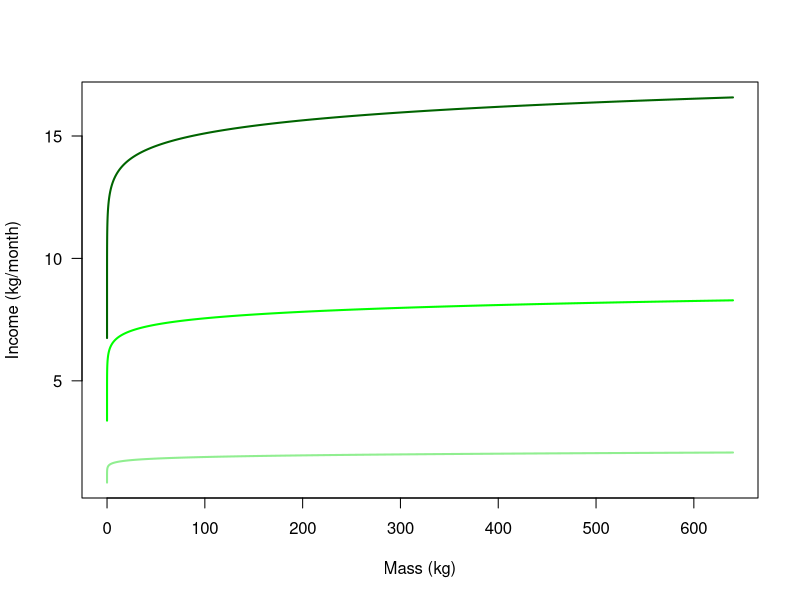
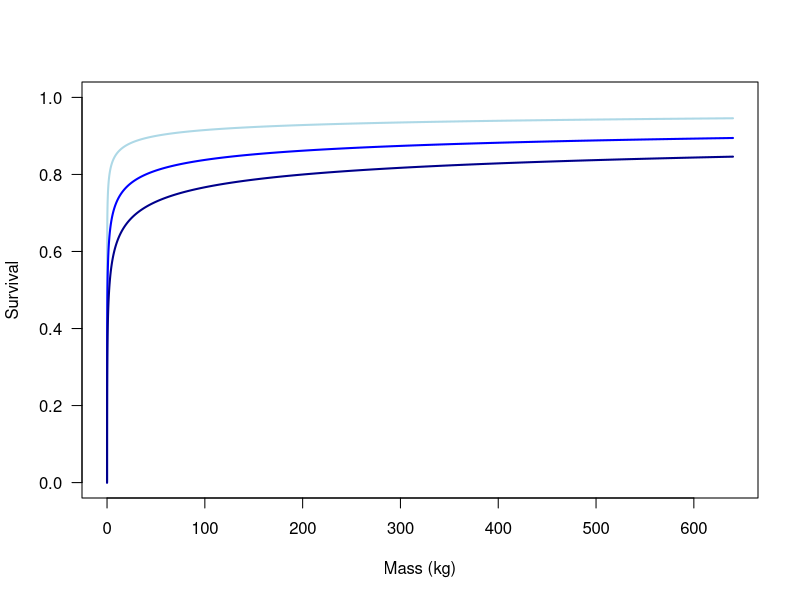
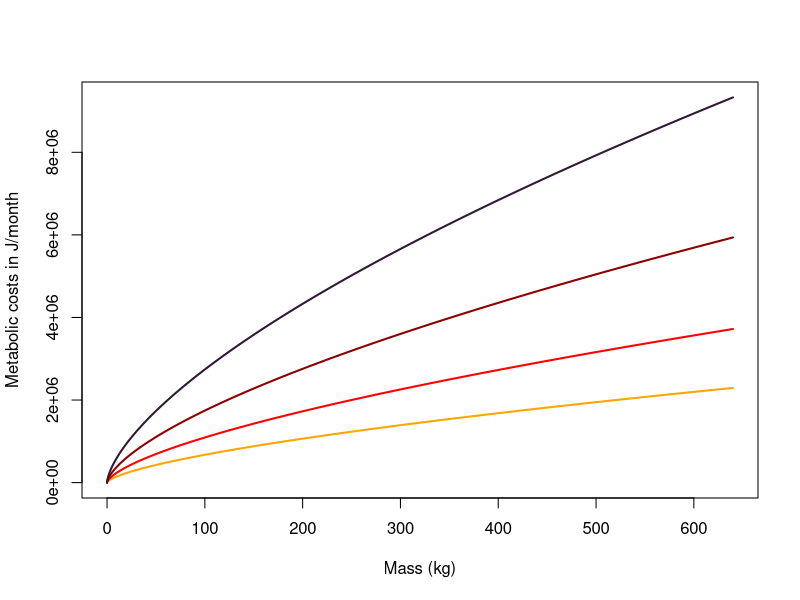

Here is the R script that generated these plots, in order:
seasons = "NO"

#Environmental Parameters
timebin=12
f_h <- 8/timebin
Temp <- 290
reprolimit=0.2
Kappa = 8/timebin
Tmax = 18*timebin  #monthly time steps, maximum lifespan is 18 years

#Parameters for temperature dependent costs
k=1.3e-23
E = 1.04e-19
theta=0.66
coef1  =5e+16 ##normalization constant puts tuna SMR near the costs in Kitchell et al. (1978) Bioenergetic spectra of skipjack and yellowfin tunas, pp 359 IN Sharp G.D. and Dizon A.E. eds. The Physiological Ecology of Tunas, Academic press.  

#physiological parameters
a <- 1e-5 #from Lombardo et al 2019
Jdensity <-  4.2e+6 #J/kg #from Chapman et al. 2011
b=1.8
d = 2.4

#STATE VARIABLES
phi <- 1 # only 1 environment
Lmax <- 400  #maximum size of 4 meters
Lmin <- 1 
Yindexmax <- 100 #maximum index of stores in state loop  

storemax= 0.6 #proportion of structural mass that individuals can devote to energy storage
storemin = 0.1

###################################################################################################################################################################################################
###Lookup Tables - look up costs and food functions so they are not calculated every time

###Sizespectra allow us to descripbe prey preference, encounter, consumption to predict prey availability and mass-specific mortality:
#total mass maximum in kg
##Prey availability   
phi_a <- 3 #from table 2.2 in Andersen book
lam <- 1.95
K_c=10 #from Table 2.2, this changes with season (and is scaled by Kappa)
##mass dependent mortality
phi_p <- 0.07 #from table 2.2 in Andersen book
f_0 <- 0.6 #somewhere between 0 and 1, but predators rarely caught with totally full stomach
hprime <- 17.2

#coefficient on the consumption rate from table 2.2
met_mort <- -0.25 #the argument in Andersen book is that mass-specific rates such as mortality Jdensitys with the metabolic esp of 3/4 (Brown et al. 2004). 

#steepness of penalty to survival near EcritL threshold state value
q = 5e-5 


####ADD SEASONALITY IN RESOURCES AND FOOD TO SOME MONTHS
if(seasons == "NO") {	
  kmult <-   rep(1, timebin)   
  raiseT <-      rep(0, timebin)  	
} else {
  #hardcoded for timebin = 12
  kmult <-    c(rep(3, 9), rep(1, 3))  #currently short breeding season with low resources
  raiseT <-   c(rep(0,9), rep(9, 3))#currently raise T from 15 to 24
  
} #end if 

Mass <- a*(Lmin:Lmax)^3 

mu<- phi_p*f_h*Mass^met_mort #note we are excluding "background" mortality that is independent of size.... 

Income = matrix(nrow = timebin, ncol = length(Mass))
MTcosts = matrix(nrow = timebin, ncol = length(Mass))

for (kap in 1:timebin) {
  
  Income[kap, ] <- kmult[kap]*Kappa*3*Mass^(0.05) #this describes the scaling with size and ecostystem richness
  MTcosts[kap, ] <-coef1*(Mass)^theta*(exp(-E/(k*(Temp+raiseT[kap])))) 
  
}

 

###Plot vs mass (Fig 2A - 2C)
kappas <- c(  0.5, 2, 4)
kap_inc <- matrix(nrow = length(kappas), ncol = length(Mass))

for (kp in 1:length(kappas)) {
  
 kap_inc[kp, ] <- kappas[kp]*3*Mass^(0.05)
}

  
matplot( Mass, t(kap_inc), type = "l", las = 1,lty=1, lwd=2,   xlab="Mass (kg)", ylab = "Income (kg/month)", col = c("light green", "green", "dark green"))
        
 
hseq = c(4, 8, 12) 
mu_h = matrix(nrow = 3, ncol = length(Mass))
for (h in 1:length(hseq) ) {
  
  mu_h[h, ] <- phi_p*(hseq[h])*Mass^met_mort 
  
}
   

  matplot( Mass, t(exp(-mu_h)), type = "l", las = 1, lty=1, lwd=2, ylim = c(0,1), xlab="Mass (kg)", ylab = "Survival", col = c("light blue", "blue", "dark blue"))
  #ylab="Metabolic rate in J/season", col=c(4, 3, "orange", 2, "dark red")))


  temp_seq = c(285, 290, 295, 300)
  temp_mat <- matrix(nrow = 4, ncol = length(Mass))
  
  for (temp in 1:length(temp_seq)) {
  	
   
   temp_mat[temp, ] <- coef1*(Mass)^theta*(exp(-E/(k*(temp_seq[temp])))) 

    
  }
  
  

  matplot(Mass, t((temp_mat)), type = "l",  lty=1, lwd=2,  xlab="Mass (kg)", ylab="Metabolic costs in J/month", col=c("orange", "red", "dark red", "#301934") )  
  
          